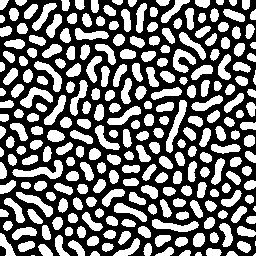
#> input picture 1.~B4/soturon/PSS_PYTHON/1999.png, 256 x 256 px, given in place of dhk.jpeg, which was not available
$ jupyter execute --allow-errors 'Texture_synth_original - コピー.ipynb'   (Python 2 division)
#> lines starting #> are read from the running program, lines starting #| are printed output that depends on the picture; after the words box and inside, x2 and y2 are one past the last pixel; in counts of white or black regions, pixels touching at a corner belong together; pictures that were not available may be replaced by others from this repository, and a replacement may not be noted
### 1.~B4/soturon/PSS_PYTHON/texture_analysis_g.py
'''

	Texture Analysis (Gray Scale Version)

	this is a port of textureSynth/textureAnalysis.m by J. Portilla and E. Simoncelli.
	http://www.cns.nyu.edu/~lcv/texture/


'''

import numpy as np
import matplotlib.pyplot as plt
from scipy.stats import skew, kurtosis
from PIL import Image
import sys, os, copy
import logging

import sutils
import steerable_pyramid_mat as steerable

SCRIPT_NAME = os.path.basename(__file__)
# logging
LOG_FMT = "[%(name)s] %(asctime)s %(levelname)s %(lineno)s %(message)s"
logging.basicConfig(level=logging.DEBUG, format=LOG_FMT)
LOGGER = logging.getLogger(os.path.basename(__file__))

class TextureAnalysis():
	def __init__(self, image, xres, yres, n, k, m):
		self.IMAGE_ARRAY = image # array
		self.XRES = xres # horizontal resolution (must be odd)
		self.YRES = yres # vertical resolution (must be odd)
		self.K = k # num. of orientation
		self.N = n # depth
		self.M = m # window size (must be odd)

		### mean and covariances of original image
		self.MEAN_RGB = np.array([])
		self.COV_RGB = np.array([])

		### marginal statistics of original image
		self.IM_MAR = np.array([])
		self.IM_CA = np.array([])

		## Steerable Pyramid
		self.LR = {}
		self.LR_MAR = np.array([])
		self.LR_MMEAN = 0.
		self.LR_CA = np.array([])

		self.BND = []
		self.BND_M = []
		self.BND_MCOR = []
		self.BND_MMAR = []
		self.BND_R = []
		self.BND_P = []
		self.BND_RP = []
		self.BND_IP = []
		self.H0 = {}
		self.H0_PRO = 0.

		self.COV_LR = np.array([])

		self.CF_MAR = []
		self.CF_CA = []
		self.CF_COUS = []
		self.CF_RCOU = []
		self.CF_CPAR = []
		self.CF_RPAR = []

	'''
		Analyse
	'''
	def analyse(self):
		la = int((self.M -1)/2)
		# marginal statistics of original image.
		self.IM_MAR = sutils.mrg_stats(self.IMAGE_ARRAY)

		# covariance matrix of orignal image
		self.IM_VAR = self.IM_MAR[1]

		# (a1) central auto correlation of image
		self.IM_CA = sutils.get_acorr(self.IMAGE_ARRAY, self.M)


		# add noise (according to textureAnalysis.m)
		# this is not neccesary.

		noise = np.random.normal(0, 1, self.IMAGE_ARRAY.shape[0] * self.IMAGE_ARRAY.shape[1]).reshape(self.IMAGE_ARRAY.shape[0], self.IMAGE_ARRAY.shape[1])
		noise = (noise * self.IM_MAR[4] - self.IM_MAR[5]) / 1000.
		self.IMAGE_ARRAY = self.IMAGE_ARRAY + noise

		#-----------------------------------------
		# create steerable pyramid
		_sp = steerable.SteerablePyramid(self.IMAGE_ARRAY, self.XRES, self.YRES, self.N, self.K, '', '', 0)
		_sp.create_pyramids()

		#-----------------------------------------
		# lowpass residual
		lr = copy.deepcopy(_sp.LR)
		## marginal statistics of LR
		self.LR_MMEAN = np.mean(np.abs(lr['s']))
		## subtract mean : according to textureColorAnalysis.m
		_mean = np.mean(lr['s'].real)
		lr['s'] = lr['s'].real - _mean
		lr['f'] = np.fft.fftshift(np.fft.fft2(lr['s']))
		self.LR = lr
		## marginal statistics of lowpass residual
		## get L0 of LR of small size.(this tric is for synthesis process)
		_s = steerable.SteerablePyramid(lr['s'], lr['s'].shape[1], lr['s'].shape[0], 1, self.K, '', '', 0)
		_s.create_pyramids()

		# initial value of coarse to fine
		im = _s.L0['s'].real
		self.LR_CA = sutils.get_acorr(im, self.M)

		## marginal statistics of LR
		self.LR_MAR = sutils.mrg_stats(im)
		vari = self.LR_CA[la,la]
		## matlabに合わせる．
		if ( vari / self.IM_MAR[1] ) > 1e-6:
			self.LR_MAR[2] = np.mean(im.flatten()**3) / vari**1.5
			self.LR_MAR[3] = np.mean(im.flatten()**4) / vari**2
		else:
			self.LR_MAR[2] = 0
			self.LR_MAR[3] = 3

		#-----------------------------------------
		# bandpass
		bnd = copy.deepcopy(_sp.BND)
		self.BND = bnd

		_b_m, _b_r, _b_i = sutils.trans_b(bnd)
		## marginal statistics of magnitude
		self.BND_MMAR = sutils.mrg_b(_b_m)
		## magnitude
		for i in range(len(_b_m)):
			for k in range(len(_b_m[i])):
				_b_m[i][k] -= np.mean(_b_m[i][k])
		self.BND_M = _b_m
		## central auto-correlation of magnitude (this is 'ace' in textureColorAnalysis.m)
		self.BND_MCOR = sutils.autocorr_b(_b_m, self.M)
		## real values
		self.BND_R = _b_r

		_b_p, _b_rp, _b_ip = sutils.get_parent_g(copy.deepcopy(_sp.BND))
		## maginitude of parent bandpass  (this is 'parent' in textureColorAnalysis.m)
		self.BND_P = _b_p
		## real values of parent bandpass (this is half of 'rparent' in textureColorAnalysis.m)
		self.BND_RP = _b_rp
		## imaginary values of parent bandpass (this is half of 'rparent' in textureColorAnalysis.m)
		self.BND_IP = _b_ip

		#-----------------------------------------
		# highpass residual
		_b = copy.deepcopy(_sp.H0)
		self.H0 = _b
		## marginal statistics of highpass residual
		self.H0_PRO = np.var(_b['s'].real,ddof=0)

		#-----------------------------------------
		# statistics for coarse to fine
		_ms = []
		_ac = []
		_cou = []
		for dp in range(self.N-1, -1, -1):
			# create steerable pyramid (create filters only)
			_z = np.zeros_like(bnd[dp][0]['s'])
			_s = steerable.SteerablePyramid(_z, _z.shape[1], _z.shape[0], 1, self.K, '', '', 0)
			# reconstruct dummy pyramid
			_recon = np.zeros_like(_z)
			for k in range(self.K):
 			#	_recon += _s.B_FILT[0][k] * bnd[dp][k]['f']
				_recon += ( (1j)**(self.K-1) ) * _s.B_FILT[0][k] * np.fft.fftshift( np.fft.fft2( bnd[dp][k]['s'].real ) )
			#	_recon += ( (1j)**(self.K-1) ) * _s.B_FILT[0][k] * bnd[dp][k]['f']
			_recon = _recon * _s.L0_FILT
			_recon = np.fft.ifft2(np.fft.ifftshift(_recon)).real

			# expand
			im = sutils.expand(im, 2).real / 4.
			im = im.real + _recon

			# marginal statistics
			_ms.append(sutils.mrg_stats(im))
			# central auto correlations
			_ac.append(sutils.get_acorr(im, self.M))

		self.CF_MAR = _ms[::-1]
		self.CF_CA = _ac[::-1] # this is 'acr' in textureColorAnalysis.m

		#-----------------------------------------
		# auto correlartion matrix of lowpass residual (2 slided)
		self.COV_LR = sutils.cov_lr_g(self.LR)

		# coarse to fine loop (Get statistics of Bandpass)
		for dp in range(self.N-1, -1, -1):

			# combine colors
			cousins = sutils.cori_b(self.BND_M, dp)
			## save covariance matrices
			_tmp = np.dot(cousins.T, cousins) / cousins.shape[0]
			self.CF_COUS.append(copy.deepcopy(_tmp))

			bnd_r = []
			for k in range(self.K):
				bnd_r.append(self.BND[dp][k]['s'].real)

			rcousins = sutils.cori_bc(bnd_r, dp)
			# save covariance matrices
			_tmp = np.dot(rcousins.T, rcousins) / rcousins.shape[0]
			self.CF_RCOU.append(copy.deepcopy(_tmp))

			if dp < self.N-1:
				parents = self.BND_P[dp]
				# save covariance matrices
				_tmp = np.dot(cousins.T, parents) / cousins.shape[0]
				self.CF_CPAR.append(copy.deepcopy(_tmp))

				rparents = sutils.cori_rp(self.BND_RP, self.BND_IP, dp)
				# save covariance matrices
				_tmp = np.dot(rcousins.T, rparents) / rcousins.shape[0]
				self.CF_RPAR.append(copy.deepcopy(_tmp))


		self.CF_COUS = self.CF_COUS[::-1]
		self.CF_RCOU = self.CF_RCOU[::-1]
		self.CF_RPAR = self.CF_RPAR[::-1]
		self.CF_CPAR = self.CF_CPAR[::-1]

		return None

### 1.~B4/soturon/PSS_PYTHON/sutils.py
import numpy as np
import math
from scipy.stats import skew, kurtosis
from sklearn.decomposition import PCA
import os
import logging

#SCRIPT_NAME = os.path.basename(__file__)

# logging
LOG_FMT = "[%(name)s] %(asctime)s %(levelname)s %(lineno)s %(message)s"
logging.basicConfig(level=logging.DEBUG, format=LOG_FMT)
LOGGER = logging.getLogger(os.path.basename(__file__))

PS = 1e-6

'''
	Upsampling

	this is a port of textureSynth/expand.m by J. Portilla and E. Simoncelli.
	http://www.cns.nyu.edu/~lcv/texture/
	https://github.com/LabForComputationalVision/textureSynth

'''
# [34 lines left out: function expand, not called in this run]


'''
	Downsampling

	this is a port of textureSynth/shrink.m by J. Portilla and E. Simoncelli.
	https://github.com/LabForComputationalVision/textureSynth

	http://www.cns.nyu.edu/~lcv/texture/

'''
# [18 lines left out: function shrink, not called in this run]

'''
	Doubling phases

	this is a port of textureSynth/modskew.m by J. Portilla and E. Simoncelli.
	https://github.com/LabForComputationalVision/textureSynth

'''
# [11 lines left out: function double_phase, not called in this run]

# [11 lines of commented-out code are left out]


'''
	modify skewness

	this is a port of textureSynth/modskew.m by J. Portilla and E. Simoncelli.
	https://github.com/LabForComputationalVision/textureSynth

	http://www.cns.nyu.edu/~lcv/texture/

'''
# [121 lines left out: function mod_skew, not called in this run]


'''
	modify kurtosis

	this is a port of textureSynth/modkurt.m by J. Portilla and E. Simoncelli.
	https://github.com/LabForComputationalVision/textureSynth

	http://www.cns.nyu.edu/~lcv/texture/

'''

# [106 lines left out: functions SNR, mod_kurt, not called in this run]


'''
	modify auto correlation

	this is a port of textureSynth/modacor22.m by J. Portilla and E. Simoncelli.
	https://github.com/LabForComputationalVision/textureSynth

	http://www.cns.nyu.edu/~lcv/texture/

'''
# [70 lines left out: function mod_acorr, not called in this run]


'''
	adjust correlation

	this is a port of textureSynth/adjustCorr1s.m by J. Portilla and E. Simoncelli.
	https://github.com/LabForComputationalVision/textureSynth

	http://www.cns.nyu.edu/~lcv/texture/

'''
# [38 lines left out: function adjust_corr1, not called in this run]


'''
	adjust correlation

	this is a port of textureSynth/adjustCorr2s.m by J. Portilla and E. Simoncelli.
	https://github.com/LabForComputationalVision/textureSynth

	http://www.cns.nyu.edu/~lcv/texture/

'''

# [99 lines left out: functions adjust_corr2s, adjust_corr2, not called in this run]


'''
	calicurate auto correlation

'''
def get_acorr(im, mm):
	_fr = np.fft.fft2(im)
#	_fr = np.fft.fftshift(np.fft.fft2(im))
	_la = np.floor((mm-1)/2)

	_t = np.absolute(_fr)
	_tmp = _t ** 2 / np.prod(_t.shape)
#	_tmp = ( _t - np.mean(_t.flatten()) )**2 / np.prod(_t.shape)
	# important!! auto-correlation
	_tmp = np.fft.ifft2(_tmp)
	_tmp = _tmp.real
	_tmp = np.fft.ifftshift(_tmp)
#	_tmp = np.absolute(_tmp)

	ny = int(_t.shape[0]/2.0)
	nx = int(_t.shape[1]/2.0)

	_sch = min((ny, nx))
	le = int(min((_sch/2-1, _la)))
	ac = _tmp[ny-le: ny+le+1, nx-le: nx+le+1]

	return ac


'''
	covariance matrix of color image(3 channels)

'''
# [15 lines left out: function cov_im, not called in this run]


'''
	means of color image(3 channels)

'''
# [12 lines left out: function mean_im, not called in this run]


'''
	normalized PCA

'''
# [16 lines left out: function get_pca_test, not called in this run]

'''
	normalized PCA

'''
# [33 lines left out: function get_pca, not called in this run]


'''
	(1) marginal statistics
		mean, variance, skewness, kurtosis, range of original image
		variance of highpass residual
'''

def mrg_stats(image):
	image = image.real.flatten()
	_mean = np.mean(image)
	_var  = np.var(image,ddof=1)
	_skew = np.mean(np.mean( (image -_mean)**3 ))/_var**(3/2)
	_kurt = np.mean(np.mean( (image -_mean)**4 ))/_var**(2)
	_max  = np.max(image)
	_min  = np.min(image)

	return [_mean,_var,_skew,_kurt,_max,_min]
'''
def mrg_stats(image):

	_mean = np.mean(image.real.flatten())
	_var = np.var(image.real.flatten())
	_skew = skew(image.real.flatten())
	_kurt = kurtosis(image.real.flatten()) + 3.0 # make same as MATLAB
	_max = np.max(image.real)
	_min = np.min(image.real)

	return [ _mean, _var, _skew, _kurt, _max, _min ]

'''
'''
	auto-correlation of lowpass residual (Color Version)

'''
# [13 lines left out: function cov_lr, not called in this run]

'''
	conbine slided residuals (Color Version)
'''
# [16 lines left out: function get_2slide, not called in this run]


'''
	auto-correlation of lowpass residual (Gray Version)

'''
# [11 lines left out: function cov_lr_g, not called in this run]


'''
	conbine slided residuals (Gary Version)
'''
# [14 lines left out: function get_2slide_g, not called in this run]


'''
	get magnitude and real values of bandpass

'''
# [23 lines left out: function trans_b, not called in this run]


'''
	get parents of bandpass (Color)

'''
# [39 lines left out: function get_parent, not called in this run]


'''
	get parents of bandpass (Gray)

'''
# [26 lines left out: function get_parent_g, not called in this run]


'''
	central auto-correlation of magnitude of bandpass

'''
# [9 lines left out: function autocorr_b, not called in this run]


'''
	marginal statistics of magnitude of bandpass

'''
# [9 lines left out: function mrg_b, not called in this run]


'''
	combine colors	(color version)

'''
# [88 lines left out: functions cclr_b, cclr_bc, cclr_p, cclr_rp, not called in this run]


'''
	separate colors

'''
# [17 lines left out: function sclr_b, not called in this run]


'''
	combine orientations (Gray Only)

'''
# [47 lines left out: functions cori_b, cori_bc, cori_rp, not called in this run]


'''
	separate orientations (Gray ony)

'''
# [12 lines left out: function sori_b, not called in this run]

'''
	Create mirrored image

'''
def pad_reflect(image):
	image1 = np.pad(image, [[int(image.shape[0]/2), int(image.shape[0]/2)], [int(image.shape[1]/2), int(image.shape[1]/2)]] , 'reflect')
	return image1


# [13 lines left out: function mkAngle, not called in this run]

### 1.~B4/soturon/PSS_PYTHON/steerable_pyramid_mat.py
from PIL import Image
import matplotlib.pyplot as plt
import numpy as np
import Steerable_pyramid_filtonly as st_filt

class SteerablePyramid():
    def __init__(self, image, xres, yres, n, k, image_name, out_path, verbose):
        self.XRES = xres # horizontal resolution
        self.YRES = yres # vertical resolution
        self.IMAGE_ARRAY = np.asarray(image, dtype='complex')
        self.IMAGE_NAME = image_name

        #		self.OUT_PATH = out_path # path to the directory for saving images.
        self.OUT_PATH = out_path + '/{}' # path to the directory for saving images.

        ## validation of num. of orientaion
        self.Ks = [4, 6, 8, 10, 12, 15, 18, 20, 30, 60]
        if not k in self.Ks:
#            LOGGER.error('illegal number of orientation: {}'.format(str(k)))
            raise ValueError('illegal number of orientation: {}'.format(str(k)))

        self.K = k # num. of orientation
        ## validation of depth
        _tmp = np.log2(np.min(np.array([xres, yres])))

        if n  > _tmp - 1:
#            LOGGER.error('illegal depth: {}'.format(str(n)))
            raise ValueError('illegal depth: {}'.format(str(n)))
        self.N = n # depth
        self.verbose = verbose # verbose

        # Filters
        self.H0_FILT = np.array([])
        self.L0_FILT = np.array([])
        self.L_FILT = []
        self.H_FILT = []
        self.B_FILT = []

        # Pyramids
        self.H0 = {'f':None, 's':None}
        self.L0 = {'f':None, 's':None}
        self.LR = {'f':None, 's':None}
        self.BND = []
        self.LOW = [] #L1, ...LN

        h0_filt,l0_filt,nbfilts,lfilts = st_filt.buildSCFpyr_Filt(self.XRES,self.YRES,ht=self.N,nbands=self.K,twidth=1)

        # deforme nbfilts[N][K,filt_xres,filt_yres]  to [N][K][filt_xres,filt_yres]
        nbfilts = [ bfilt for bfilt in [bfilts for bfilts in nbfilts ]]

        self.H0_FILT = h0_filt
        self.L0_FILT = l0_filt
        self.L_FILT  = lfilts
        self.B_FILT  = nbfilts

    # create steerable pyramid
    # [112 lines left out: functions create_pyramids, collapse_pyramids, not called in this run]

### 1.~B4/soturon/PSS_PYTHON/Texture_synth_original - コピー.ipynb
[cell 1]
import numpy as np
import matplotlib.pyplot as plt
from numpy.linalg import LinAlgError
from scipy.stats import skew, kurtosis
from PIL import Image
import sys, os
import logging
import argparse, copy
import time

import sutils
import steerable_pyramid_mat as steerable
import texture_analysis_g as ta
from scipy import io
from IPython.core.debugger import Pdb
from pandas import DataFrame as DF
import openpyxl
import pandas as pd

#ALPHA = 0.8
ALPHA = 0.0001
'''
	Texture Synthesis by Portilla-Simoncelli's algorithm

'''

out_path ="dhk3"
# [4 lines of commented-out code are left out]
image = Image.open("dhk.jpeg").convert("L")
#> image: PIL image 256x256 L; 44.8% white; 257 white regions (4 under 20 px), largest, box (x1, y1, x2, y2) and area: (12, 160, 63, 179) 414, (166, 100, 187, 153) 364, (152, 219, 199, 232) 330
#image = Image.open("1999.png").convert("L")
image = image.resize((256,256))

image = np.array(image)

resol_x = image.shape[1]
#> resol_x = 256
resol_y = image.shape[0]
#> resol_y = 256
num_depth = 4
num_ori = 4
num_neighbor = 7
iter = 200

cmask = np.array([1,1,1,1])

[cell 2]
# cmask (optional): binary column vector (4x1) indicating which sets of
# constraints we want to apply in the synthesis. The four sets are:
#               1) Marginal statistics (mean, var, skew, kurt, range)
#               2) Correlation of subbands (space, orientation, scale)
#               3) Correlation of magnitude responses (sp, or, sc)
#               4) Relative local phase

[cell 3]
#image_mat = io.loadmat("synth-test/init_ref.mat")
#image = image_mat["im0"]

# analyse original image
orig_data = ta.TextureAnalysis(image, resol_x, resol_y, num_depth, num_ori, num_neighbor)
orig_data.analyse()
#> in analyse, `self.IM_MAR = sutils.mrg_stats(self.IMAGE_ARRAY)`: self.IM_MAR = [114.3, 16082.9, 26.35, 1.04, 255, 0]
#> in analyse, `self.IM_VAR = self.IM_MAR[1]`: self.IM_VAR = 16082.9
#> in get_acorr, `_t = np.absolute(_fr)`:
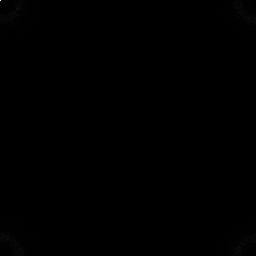
#> _t: shape (256, 256) float64; min 17.66, max 7492410, mean 17223.1; drawn with min black and max white
#> in get_acorr, `_tmp = _tmp.real`:
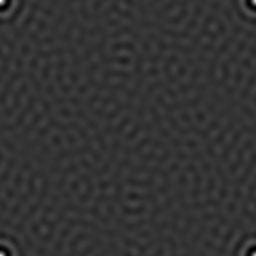
#> _tmp: shape (256, 256) float64; min 9008.2, max 29152.9, mean 13070.2; drawn with min black and max white
#> in analyse, `noise = (noise * self.IM_MAR[4] - self.IM_MAR[5]) / 1000.`:
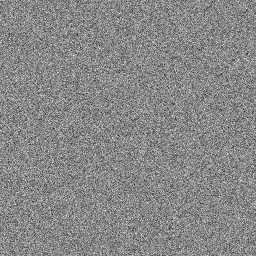
#> noise: shape (256, 256) float64; min -1.24, max 1.08, mean -0.000964; drawn with min black and max white
#> (the call stopped at in __init__, `h0_filt,l0_filt,nbfilts,lfilts = st_filt.buildSCFpyr_Filt(self.XRES,se..`: Steerable_pyramid_filtonly is not available in this run)

# center index of auto correlation
Na = orig_data.LR_CA.shape[0]
#> Na = 0
la = int((Na -1)/2)
#> la = -1
p = 1

[cell 4]
#orig_data.IM_MAR[4] = 255
#orig_data.IM_MAR[5] = 0

[cell 5]
im = np.random.normal(0, 1, resol_x * resol_y).reshape(resol_y, resol_x)
im = im * np.sqrt(orig_data.IM_MAR[1])
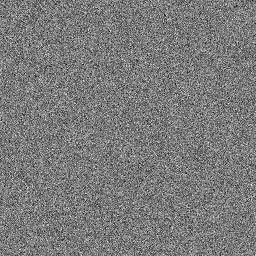
#> im: shape (256, 256) float64; min -504.7, max 543.5, mean 1.3; drawn with min black and max white
im = im + orig_data.IM_MAR[0]

# iteration
prev_im = np.array([])
prev_dst = 0.

#> (a cell that did not finish here is left out)
